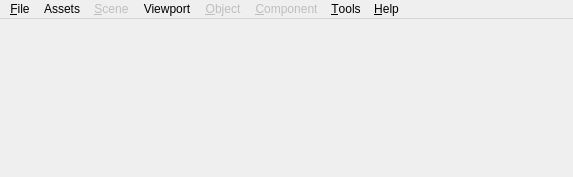
<?xml version="1.0" encoding="UTF-8"?>
<ui version="4.0">
 <class>MainWindow</class>
 <widget class="QMainWindow" name="MainWindow">
  <property name="geometry">
   <rect>
    <x>0</x>
    <y>0</y>
    <width>573</width>
    <height>177</height>
   </rect>
  </property>
  <property name="windowTitle">
   <string>Playground</string>
  </property>
  <widget class="QWidget" name="centralWidget"/>
  <widget class="QMenuBar" name="menuBar">
   <property name="geometry">
    <rect>
     <x>0</x>
     <y>0</y>
     <width>573</width>
     <height>23</height>
    </rect>
   </property>
   <widget class="QMenu" name="menu_File">
    <property name="title">
     <string>&amp;File</string>
    </property>
    <addaction name="actionNewProject"/>
    <addaction name="actionOpenProject"/>
    <addaction name="actionSaveProject"/>
    <addaction name="actionProjectSetting"/>
    <addaction name="actionCloseProject"/>
    <addaction name="separator"/>
    <addaction name="actionExit"/>
   </widget>
   <widget class="QMenu" name="menu_Settings">
    <property name="title">
     <string>&amp;Tools</string>
    </property>
    <addaction name="actionSetting"/>
   </widget>
   <widget class="QMenu" name="menu_Help">
    <property name="title">
     <string>&amp;Help</string>
    </property>
    <addaction name="actionAbout_Qt"/>
   </widget>
   <widget class="QMenu" name="menuScene">
    <property name="enabled">
     <bool>false</bool>
    </property>
    <property name="title">
     <string>&amp;Scene</string>
    </property>
   </widget>
   <widget class="QMenu" name="menuObject">
    <property name="enabled">
     <bool>false</bool>
    </property>
    <property name="title">
     <string>&amp;Object</string>
    </property>
   </widget>
   <widget class="QMenu" name="menuComponent">
    <property name="enabled">
     <bool>false</bool>
    </property>
    <property name="title">
     <string>&amp;Component</string>
    </property>
   </widget>
   <widget class="QMenu" name="menuViewport">
    <property name="title">
     <string>Viewport</string>
    </property>
    <addaction name="actionCreateNewViewport"/>
   </widget>
   <widget class="QMenu" name="menuAssets">
    <property name="title">
     <string>Assets</string>
    </property>
   </widget>
   <addaction name="menu_File"/>
   <addaction name="menuAssets"/>
   <addaction name="menuScene"/>
   <addaction name="menuViewport"/>
   <addaction name="menuObject"/>
   <addaction name="menuComponent"/>
   <addaction name="menu_Settings"/>
   <addaction name="menu_Help"/>
  </widget>
  <action name="actionSetting">
   <property name="icon">
    <iconset resource="../playground.qrc">
     <normaloff>:/images/preferences-system.png</normaloff>:/images/preferences-system.png</iconset>
   </property>
   <property name="text">
    <string>&amp;Settings</string>
   </property>
  </action>
  <action name="actionSettings">
   <property name="icon">
    <iconset resource="../playground.qrc">
     <normaloff>:/images/preferences-system.png</normaloff>:/images/preferences-system.png</iconset>
   </property>
   <property name="text">
    <string>&amp;Settings</string>
   </property>
  </action>
  <action name="actionExit">
   <property name="icon">
    <iconset resource="../playground.qrc">
     <normaloff>:/images/application-exit.png</normaloff>:/images/application-exit.png</iconset>
   </property>
   <property name="text">
    <string>&amp;Exit</string>
   </property>
   <property name="shortcut">
    <string>Ctrl+Q</string>
   </property>
  </action>
  <action name="actionNewProject">
   <property name="icon">
    <iconset resource="../playground.qrc">
     <normaloff>:/images/game-new.png</normaloff>:/images/game-new.png</iconset>
   </property>
   <property name="text">
    <string>&amp;New project</string>
   </property>
  </action>
  <action name="actionOpenProject">
   <property name="icon">
    <iconset resource="../playground.qrc">
     <normaloff>:/images/game-open.png</normaloff>:/images/game-open.png</iconset>
   </property>
   <property name="text">
    <string>&amp;Open project</string>
   </property>
  </action>
  <action name="actionAbout_Qt">
   <property name="text">
    <string>About &amp;Qt</string>
   </property>
  </action>
  <action name="actionCloseProject">
   <property name="text">
    <string>&amp;Close project</string>
   </property>
  </action>
  <action name="actionSaveProject">
   <property name="icon">
    <iconset resource="../playground.qrc">
     <normaloff>:/images/game-save.png</normaloff>:/images/game-save.png</iconset>
   </property>
   <property name="text">
    <string>Save project</string>
   </property>
   <property name="shortcut">
    <string>Ctrl+S</string>
   </property>
  </action>
  <action name="actionProjectSetting">
   <property name="icon">
    <iconset resource="../playground.qrc">
     <normaloff>:/images/game-configure.png</normaloff>:/images/game-configure.png</iconset>
   </property>
   <property name="text">
    <string>Project setting</string>
   </property>
  </action>
  <action name="actionCreateNewViewport">
   <property name="text">
    <string>Create new</string>
   </property>
  </action>
 </widget>
 <layoutdefault spacing="6" margin="11"/>
 <resources>
  <include location="../playground.qrc"/>
 </resources>
 <connections>
  <connection>
   <sender>actionNewProject</sender>
   <signal>activated()</signal>
   <receiver>MainWindow</receiver>
   <slot>newProject()</slot>
   <hints>
    <hint type="sourcelabel">
     <x>-1</x>
     <y>-1</y>
    </hint>
    <hint type="destinationlabel">
     <x>199</x>
     <y>149</y>
    </hint>
   </hints>
  </connection>
  <connection>
   <sender>actionExit</sender>
   <signal>activated()</signal>
   <receiver>MainWindow</receiver>
   <slot>quit()</slot>
   <hints>
    <hint type="sourcelabel">
     <x>-1</x>
     <y>-1</y>
    </hint>
    <hint type="destinationlabel">
     <x>288</x>
     <y>70</y>
    </hint>
   </hints>
  </connection>
  <connection>
   <sender>actionAbout_Qt</sender>
   <signal>activated()</signal>
   <receiver>MainWindow</receiver>
   <slot>aboutQt()</slot>
   <hints>
    <hint type="sourcelabel">
     <x>-1</x>
     <y>-1</y>
    </hint>
    <hint type="destinationlabel">
     <x>288</x>
     <y>70</y>
    </hint>
   </hints>
  </connection>
  <connection>
   <sender>actionSetting</sender>
   <signal>activated()</signal>
   <receiver>MainWindow</receiver>
   <slot>showModulesSettingsDialog()</slot>
   <hints>
    <hint type="sourcelabel">
     <x>-1</x>
     <y>-1</y>
    </hint>
    <hint type="destinationlabel">
     <x>288</x>
     <y>70</y>
    </hint>
   </hints>
  </connection>
 </connections>
 <slots>
  <slot>newProject()</slot>
  <slot>quit()</slot>
  <slot>aboutQt()</slot>
  <slot>showModulesSettingsDialog()</slot>
 </slots>
</ui>
